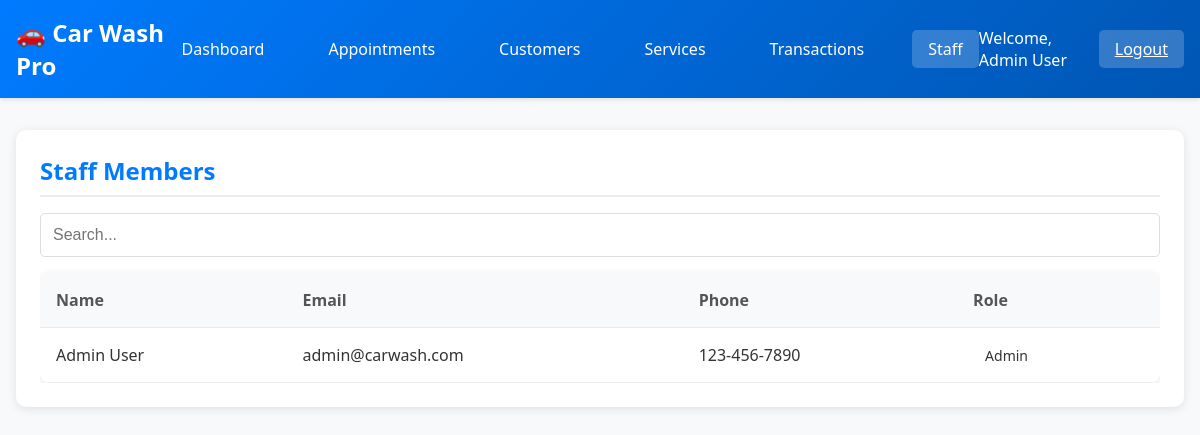
/staff.php (signed in), run on the app's committed database.
### tables this page shows
CREATE TABLE IF NOT EXISTS staff (
    id INT AUTO_INCREMENT PRIMARY KEY,
    name VARCHAR(100) NOT NULL,
    email VARCHAR(100) UNIQUE NOT NULL,
    password VARCHAR(255) NOT NULL,
    role ENUM('admin', 'staff') DEFAULT 'staff',
    phone VARCHAR(20),
    created_at TIMESTAMP DEFAULT CURRENT_TIMESTAMP
);

### functions.php (called while the page is built, shortened)
<?php
require_once 'config/database.php';
class CarWashManager {
    private $conn;
    public function __construct() {
        $this->db = new Database();
        $this->conn = $this->db->getConnection();
    }
    public function getStaff() {
        $query = "SELECT id, name, email, role, phone FROM staff ORDER BY name";
        $stmt = $this->conn->prepare($query);
        $stmt->execute();
        return $stmt->fetchAll(PDO::FETCH_ASSOC);
    }
}
?>

### database.php (called while the page is built, shortened)
<?php
class Database {
    private $host = 'localhost';
    private $db_name = 'car_wash_db';
    private $username = 'root';
    private $password = '';
    public function getConnection() {
        $this->conn = null;
        try {
            $this->conn = new PDO("mysql:host=" . $this->host . ";dbname=" . $this->db_name, $this->username, $this->password);
            $this->conn->exec("set names utf8");
            $this->conn->setAttribute(PDO::ATTR_ERRMODE, PDO::ERRMODE_EXCEPTION);
        } catch(PDOException $exception) {
            echo "Connection error: " . $exception->getMessage();
        }
        return $this->conn;
    }
}
?>

### staff.php (the view, shortened to what this page needs)
<?php
require_once '../includes/functions.php';
$manager = new CarWashManager();
$staff = $manager->getStaff();
?>
<!DOCTYPE html>
<html lang="en">
<head>
    <link rel="stylesheet" href="css/style.css">
</head>
<body>
    <?php include 'includes/header.php'; ?>
    <div class="container">
        <div class="card">
            <h2>Staff Members</h2>
            <div class="table-container">
                <table id="staffTable">
                    <thead>
                        <tr>
                            <th>Name</th>
                            <th>Email</th>
                            <th>Phone</th>
                            <th>Role</th>
                        </tr>
                    </thead>
                    <tbody>
                        <?php foreach ($staff as $member): ?>
                            <tr>
                                <td><?php echo htmlspecialchars($member['name']); ?></td>
                                <td><?php echo htmlspecialchars($member['email']); ?></td>
                                <td><?php echo htmlspecialchars($member['phone'] ?? 'N/A'); ?></td>
                                <td>
                                    <span class="status-badge status-<?php echo $member['role']; ?>">
                                        <?php echo ucfirst($member['role']); ?>
                                    </span>
                                </td>
                            </tr>
                        <?php endforeach; ?>
                    </tbody>
                </table>
            </div>
        </div>
    </div>
</body>
</html>

### style.css (style rules this page uses)
* { margin: 0; padding: 0; box-sizing: border-box; }
body { font-family: 'Segoe UI', Tahoma, Geneva, Verdana, sans-serif; background-color: #f8f9fa; color: #333; }
.container { max-width: 1200px; margin: 2rem auto; padding: 0 1rem; }
.card { background: white; border-radius: 10px; padding: 1.5rem; margin-bottom: 2rem; box-shadow: 0 2px 10px rgba(0,0,0,0.1); }
.card h2 { color: #007bff; margin-bottom: 1rem; border-bottom: 2px solid #e9ecef; padding-bottom: 0.5rem; }
.table-container { overflow-x: auto; }
table { width: 100%; border-collapse: collapse; background: white; border-radius: 10px; overflow: hidden; box-shadow: 0 2px 10px rgba(0,0,0,0.1); }
th, td { padding: 1rem; text-align: left; border-bottom: 1px solid #e9ecef; }
th { background: #f8f9fa; font-weight: 600; color: #555; }
.status-badge { padding: 0.25rem 0.75rem; border-radius: 15px; font-size: 0.875rem; font-weight: 500; }

### data on the page
staff: name "Admin User", email "admin@carwash.com", phone "123-456-7890", role "Admin"

### other printed values
$_SESSION['user_name'] "Admin User"
